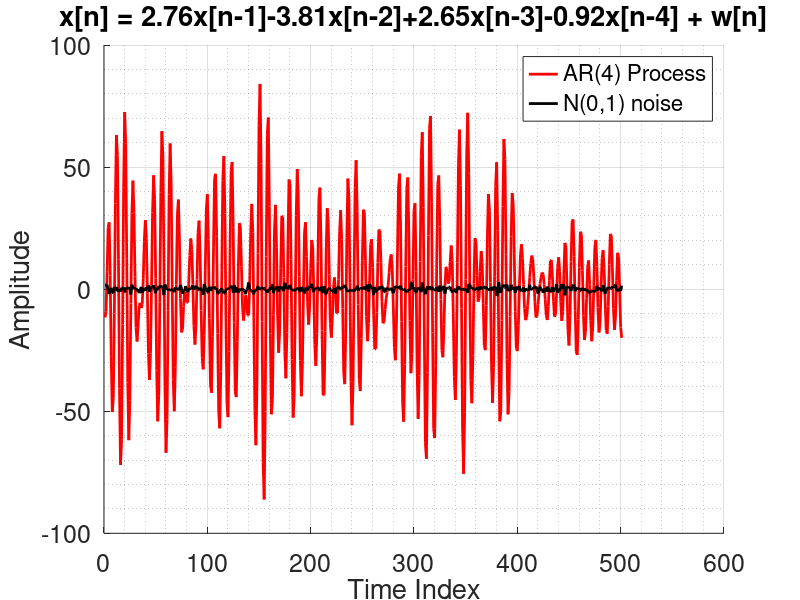
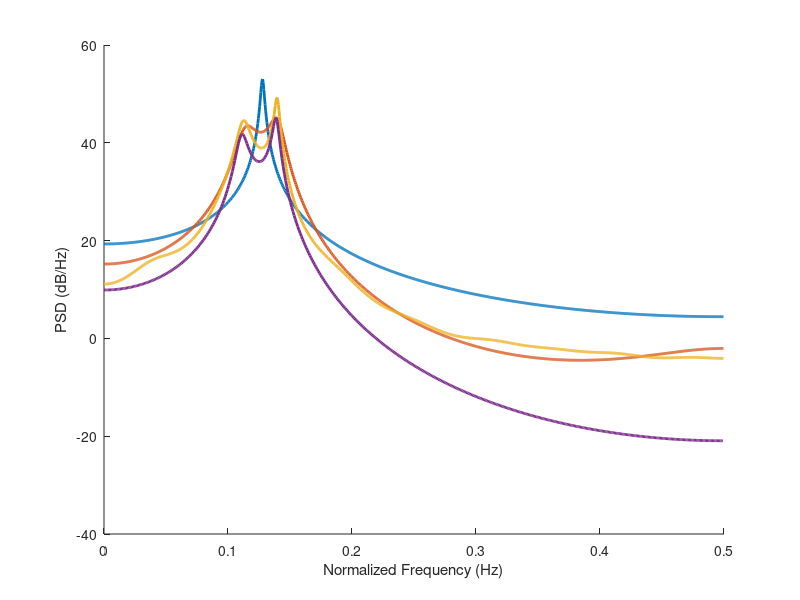

These charts were generated, in order, by the following MATLAB code: (Note: this script raises an error after producing the figures.)
N=1000;
noise = randn(N,1);
a = [2.76 -3.81 2.65 -0.92];
a = [1 -a];
x = filter(1,a,noise);
x = x(500:end);noise = noise(500:end); N_length = length(x);
figure(1);
hold on;plot(x,'r','LineWidth',2);plot(noise,'k','LineWidth',2);xlabel('Time Index');ylabel('Amplitude');title('x[n] = 2.76x[n-1]-3.81x[n-2]+2.65x[n-3]-0.92x[n-4] + w[n]');
legend('AR(4) Process','N(0,1) noise')
grid on; grid minor;
set(gca,'FontSize',18)

figure(2);
[H,F] = freqz(1,a,[],1);
orders = [2 5 20];

for i = 1:length(orders)
    [Pxx,F_yulear] = pyulear(x,orders(i),1024,1); hold on;
    plot(F_yulear,10*log10(Pxx),'LineWidth',2);
end
plot(F,20*log10(abs(H)),'LineWidth',2); xlabel('Normalized Frequency (Hz)'); ylabel('PSD (dB/Hz)');title('Actual and Estimated PSD of AR(4) process, N = ' + string(N));
grid on ; grid minor; legend('AR(2)','AR(5)','AR(18)','Theoretical');
set(gca,'FontSize',18)

figure(3);
[arcoefs,E,K] = aryule(x,20);
pacf=-K;
stem(pacf,'filled','k');
xlabel('lag');ylabel('Partial ACF'); title('Partial Autocorrelation Sequence');xlim([1 20]);
uconf = 0.2;
lconf = -uconf; hold on;
plot([1 20],[1 1]'*[lconf uconf],'r--');grid on; grid minor;
legend('PACF of AR(4) process')
set(gca,'FontSize',18)



%%
figure(3);
xacf = xcorr(x,'unbiased'); % Autocorrelation of AR(4) process
EmpPSD = abs(fftshift(fft(xacf)));
freq = linspace(-0.5,0.5,2*N_length);
plot(freq, 10*log10(EmpPSD),'LineWidth',2); xlabel('Normalized Frequency (Hz)');ylabel('PSD (dB/Hz)');title('Empircal PSD Based on Data');
grid on; grid minor; set(gca, 'FontSize',18);legend('AR(4) Empirical PSD');



